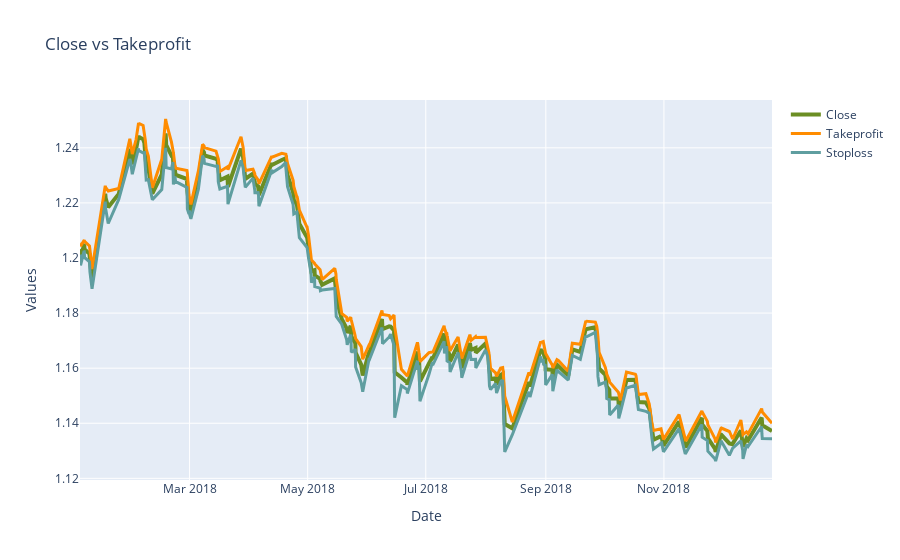

The notebook cell this image was saved under:
### Code cell
# TP BB
fig = go.Figure()
fig.add_trace(go.Scatter(x=compras_bb['time'], y=compras_bb['close'],
                    mode='lines',
                    name='Close',
                    line=dict(color='olivedrab', width=4)))

fig.add_trace(go.Scatter(x=compras_bb['time'], y=compras_bb['Takeprofit_bb'],
                    mode='lines', name='Takeprofit',
                    line=dict(color='darkorange', width=3)))

fig.add_trace(go.Scatter(x=compras_bb['time'], y=compras_bb['Stoploss_bb'],
                    mode='lines', name='Stoploss',
                    line=dict(color='cadetblue', width=3)))

# Edit the layout
fig.update_layout(title='Close vs Takeprofit',
                   xaxis_title='Date',
                   yaxis_title='Values')

fig.show()

### Figure 1 — Plotly figure (JSON) as saved in the notebook; plotly's stock layout.template omitted (floating-point values rounded to 4 significant figures; data arrays with more than 128 entries replaced by an {"elided": "..."} marker saying what was removed)
{"data": [{"line": {"color": "olivedrab", "width": 4}, "mode": "lines", "name": "Close", "type": "scatter", "x": {"elided": "230 str values"}, "y": {"elided": "230 float values"}}, {"line": {"color": "darkorange", "width": 3}, "mode": "lines", "name": "Takeprofit", "type": "scatter", "x": {"elided": "230 str values"}, "y": {"elided": "230 float values"}}, {"line": {"color": "cadetblue", "width": 3}, "mode": "lines", "name": "Stoploss", "type": "scatter", "x": {"elided": "230 str values"}, "y": {"elided": "230 float values"}}], "layout": {"title": {"text": "Close vs Takeprofit"}, "xaxis": {"title": {"text": "Date"}}, "yaxis": {"title": {"text": "Values"}}}}
